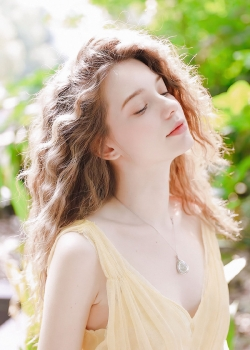
#> input picture MyPy/图像识别/cv2/1.jpg, 250 x 350 px
$ python '06matplotlib绘图.py'
#> lines starting #> are read from the running program, lines starting #| are printed output that depends on the picture
import cv2
# 添加中文字体支持
from matplotlib.font_manager import FontProperties
from pylab import *

font = FontProperties(fname=r"c:\windows\fonts\SimSun.ttc", size=14)

im = cv2.imread('1.jpg')
#> im is the input picture: shape (350, 250, 3); mean B, G, R 159.4, 187.2, 200
# 显示原始图像
fig = plt.figure()
subplot(121)
plt.gray()

im2 = cv2.cvtColor(im, cv2.COLOR_BGR2RGB)  # OpenCV采用BGR排列顺序,需要转换一下.
imshow(im2)
title(u'彩色图', fontproperties=font)
axis('off')

# 显示灰度化图像
gray = cv2.cvtColor(im, cv2.COLOR_BGR2GRAY)
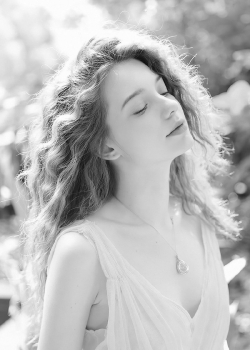
#> gray: shape (350, 250); min 15, max 254, mean 187.9
plt.subplot(122)
plt.gray()
imshow(gray)
title(u'灰度图', fontproperties=font)
axis('off')
show()
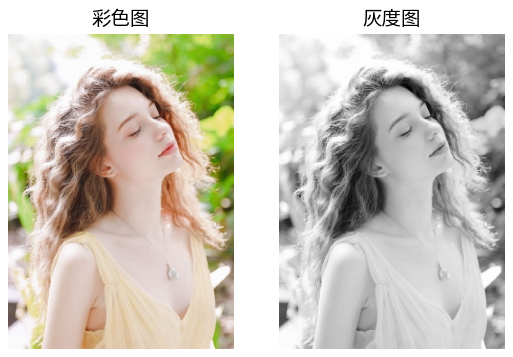
#> figure drawn by matplotlib, 2 panels
